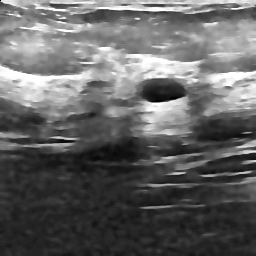
#> input picture Dataset_BUSI_Clean/benign/benign (111).png, 256 x 256 px; its folder holds only this picture in this run
$ python preprocess.py
#> lines starting #> are read from the running program, lines starting #| are printed output that depends on the picture
from pathlib import Path

import cv2
import numpy as np

from src.config import ROOT_DIR, CLASSES

# -----------------------------------------------------------------------------
# Configuration
# -----------------------------------------------------------------------------

RAW_DATASET_DIR = ROOT_DIR / "Dataset_BUSI_with_GT"
OUTPUT_DIR = ROOT_DIR / "Dataset_BUSI_Clean"

VALID_EXTENSIONS = (".png", ".jpg", ".jpeg")
IMAGE_SIZE = (256, 256)

# -----------------------------------------------------------------------------
# Utility Functions
# -----------------------------------------------------------------------------


def get_image_files(folder: Path):
    """
    Returns only original BUSI images.
    Ignores all segmentation mask images.
    """
    images = []
    if not folder.exists():
        return images

    for file in folder.iterdir():
        if not file.is_file():
            continue

        if file.suffix.lower() not in VALID_EXTENSIONS:
            continue

        if "_mask" in file.stem:
            continue

        images.append(file)

    return sorted(images)


def preprocess_image(image_path: Path):
    """
    Applies high-quality preprocessing to a BUSI ultrasound image.

    Pipeline:
      1. Convert BGR → RGB
      2. Resize to target size with high-quality interpolation
      3. Bilateral filter to reduce speckle noise while preserving edges
      4. CLAHE on the L-channel in LAB space for contrast enhancement
      5. Gentle unsharp masking to sharpen lesion boundaries
    """
    image = cv2.imread(str(image_path))
#> image is the input picture: shape (256, 256, 3); mean B, G, R 99, 99.1, 99

    if image is None:
        return None

    # Convert to RGB
    image = cv2.cvtColor(image, cv2.COLOR_BGR2RGB)

    # Resize cleanly
    image = cv2.resize(image, IMAGE_SIZE, interpolation=cv2.INTER_AREA)

    # -------------------------------------------------
    # Bilateral Filter — reduce ultrasound speckle noise
    # while preserving edge structures
    # -------------------------------------------------
    image = cv2.bilateralFilter(image, d=7, sigmaColor=50, sigmaSpace=50)

    # -------------------------------------------------
    # Enhanced CLAHE (Contrast Limited Adaptive Histogram Equalization)
    # Stronger clipLimit for better contrast in ultrasound
    # -------------------------------------------------
    lab = cv2.cvtColor(image, cv2.COLOR_RGB2LAB)
#> lab: shape (256, 256, 3); mean of channels 0, 1, 2 103.4, 128, 128
    l, a, b = cv2.split(lab)

    clahe = cv2.createCLAHE(
        clipLimit=2.0,
        tileGridSize=(8, 8)
    )

    l = clahe.apply(l)
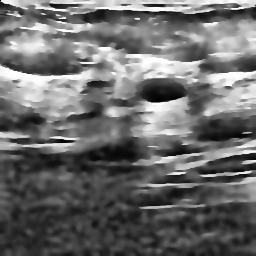
#> l: shape (256, 256); min 1, max 255, mean 106.6
    lab = cv2.merge((l, a, b))
#> lab: shape (256, 256, 3); mean of channels 0, 1, 2 106.6, 128, 128
    image = cv2.cvtColor(lab, cv2.COLOR_LAB2RGB)

    # -------------------------------------------------
    # Gentle Unsharp Masking — sharpen lesion boundaries
    # -------------------------------------------------
    gaussian = cv2.GaussianBlur(image, (0, 0), sigmaX=2.0)
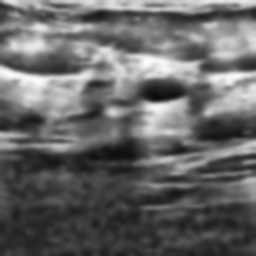
#> gaussian: shape (256, 256, 3); mean R, G, B 101.7, 101.8, 101.7
    image = cv2.addWeighted(image, 1.3, gaussian, -0.3, 0)

    return image


# -----------------------------------------------------------------------------
# Main Processing
# -----------------------------------------------------------------------------


def create_clean_dataset():
    OUTPUT_DIR.mkdir(parents=True, exist_ok=True)

    total = 0

    print("=" * 60)
    print("CREATING CLEAN DATASET FROM RAW SOURCE (Dataset_BUSI_with_GT)")
    print("=" * 60)

    for cls in CLASSES:
        source_folder = RAW_DATASET_DIR / cls
        destination_folder = OUTPUT_DIR / cls
        destination_folder.mkdir(parents=True, exist_ok=True)

        copied = 0

        for image_path in get_image_files(source_folder):
            image = preprocess_image(image_path)

            if image is None:
                continue

            save_path = destination_folder / image_path.name

            image = cv2.cvtColor(image, cv2.COLOR_RGB2BGR)
            cv2.imwrite(str(save_path), image)

            copied += 1
            total += 1

        print(f"{cls:<12}: {copied} images")
#> pass 2 of the loop in create_clean_dataset, `for cls in CLASSES:`:
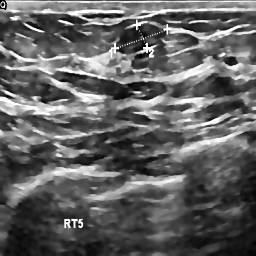
#> input picture Dataset_BUSI_Clean/malignant/malignant (10).png, 256 x 256 px
#> in preprocess_image, image is the input picture: shape (256, 256, 3); mean B, G, R 97.4, 97.5, 97.4
#> in preprocess_image (call 2), `gaussian = cv2.GaussianBlur(image, (0, 0), sigmaX=2.0)`:
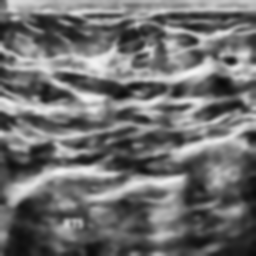
#> gaussian: shape (256, 256, 3); mean R, G, B 110.9, 111, 110.9
#> in preprocess_image (call 2), `image = cv2.addWeighted(image, 1.3, gaussian, -0.3, 0)`:
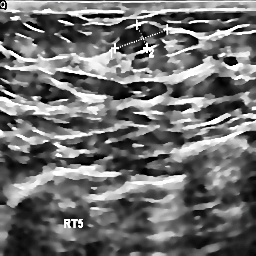
#> image: shape (256, 256, 3); mean R, G, B 110.5, 110.5, 110.4

    print("-" * 60)
    print(f"Total Images : {total}")
    print(f"Saved To     : {OUTPUT_DIR}")
    print("=" * 60)


if __name__ == "__main__":
    create_clean_dataset()
